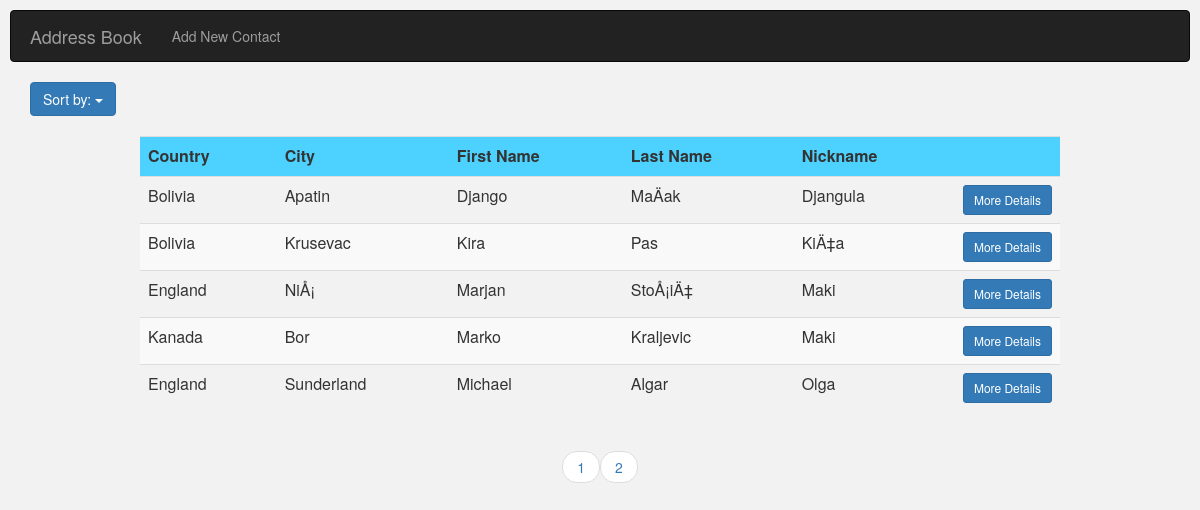
The page /sort_by_country.php on the database its author committed.
### tables this page shows
CREATE TABLE IF NOT EXISTS `person_details` (
  `id` int(11) NOT NULL AUTO_INCREMENT,
  `person_id` int(11) NOT NULL,
  `street` varchar(250) NOT NULL,
  `number` varchar(250) NOT NULL,
  `city` varchar(250) NOT NULL,
  `zip_code` varchar(250) NOT NULL,
  `country` varchar(250) NOT NULL,
  `email` varchar(250) NOT NULL,
  `phone_1` varchar(250) NOT NULL,
  `phone_2` varchar(250) NOT NULL,
  PRIMARY KEY (`id`),
  KEY `person_id` (`person_id`)
);

CREATE TABLE IF NOT EXISTS `person` (
  `id` int(11) NOT NULL AUTO_INCREMENT,
  `first_name` varchar(250) NOT NULL,
  `last_name` varchar(250) NOT NULL,
  `nickname` varchar(250) NOT NULL,
  PRIMARY KEY (`id`)
);

### sort_by_country.php (the view, shortened to what this page needs)
<?php include("includes/connection.php"); ?>
<?php
    $per_page = 5;
    if(isset($_GET['page'])) {
      $page = $_GET['page'];
    } else {
      $page = 1;
    }
    $start_from = ($page - 1) * $per_page;
    $sql  = "SELECT * ";
    $sql .= "FROM person ";
    $sql .= "LEFT JOIN person_details ";
    $sql .= "ON person.id = person_details.person_id ";
    $sql .= "ORDER BY first_name ASC LIMIT $start_from, $per_page";
    $result = mysqli_query($connection, $sql);
?>
<?php include("includes/header.php"); ?>
    <div class="container">
        <div id="sort_button" class="row col-md-12" >
            <div id="sort_button_2" class="btn-group col-md-12 ">
              <button type="button" class="btn btn-primary dropdown-toggle" data-toggle="dropdown" aria-haspopup="true" aria-expanded="false">Sort by: <span class="caret"></span>
              </button>
              <br>
            </div>
        </div>
        <div class="row col-md-10 col-md-offset-1" >
            <table " class="table table-striped table-hover">
                <tr id="color">
                      <th>Country</th>
                      <th>City</th>
                      <th>First Name</th>
                      <th>Last Name</th>
                      <th>Nickname</th>
                      <th class="col-md-1"></th>
                </tr>
                <?php while ( $row = mysqli_fetch_array($result)) : ?>
                    <tr>
                        <td><?php echo $row['country']; ?></td>
                        <td><?php echo $row['city']; ?></td>
                        <td><?php echo $row['first_name']; ?></td>
                        <td><?php echo $row['last_name']; ?></td>
                        <td><?php echo $row['nickname']; ?></td>
                        <td><a class="btn btn-primary btn-sm" href="single_contact.php?id=<?php echo $row['person_id']; ?>">More Details</a></td>
                    </tr>
                <?php endwhile; ?>
            </table>
        </div>
    </div>
    <ul class="pager">
    <?php
      $sql_pagination  = "SELECT * ";
      $sql_pagination .= "FROM person ";
      $sql_pagination .= "LEFT JOIN person_details ";
      $sql_pagination .= "ON person.id = person_details.person_id";
      $result_pagination = mysqli_query($connection, $sql_pagination);
      $count = mysqli_num_rows($result_pagination);
      $total_pages = ceil($count / $per_page);
       for($i=1; $i<=$total_pages; $i++){
          echo '<li><a href="index.php?page=' . $i . '">' . $i . '</a></li>';
       }
    ?>
    </ul>
<?php include("includes/footer.php"); ?>

### css/styles.css (style rules this page uses)
body { padding: 10px 10px; background-color: #f2f2f2; }
#sort_button { padding-left: 0; padding-bottom: 20px; margin:auto; }
#sort_button_2 { margin-left: 0; padding-left: 0; }
#color { background-color: #4dd2ff; }

### rows shown on the page
person_details: country "Bolivia", city "Apatin", person.first_name "Django", person.last_name "MaÄak", person.nickname "Djangula"
person_details: country "Bolivia", city "Krusevac", person.first_name "Kira", person.last_name "Pas", person.nickname "KiÄ‡a"
person_details: country "England", city "NiÅ¡", person.first_name "Marjan", person.last_name "StoÅ¡iÄ‡", person.nickname "Maki"
person_details: country "Kanada", city "Bor", person.first_name "Marko", person.last_name "Kraljevic", person.nickname "Maki"
person_details: country "England", city "Sunderland", person.first_name "Michael", person.last_name "Algar", person.nickname "Olga"
